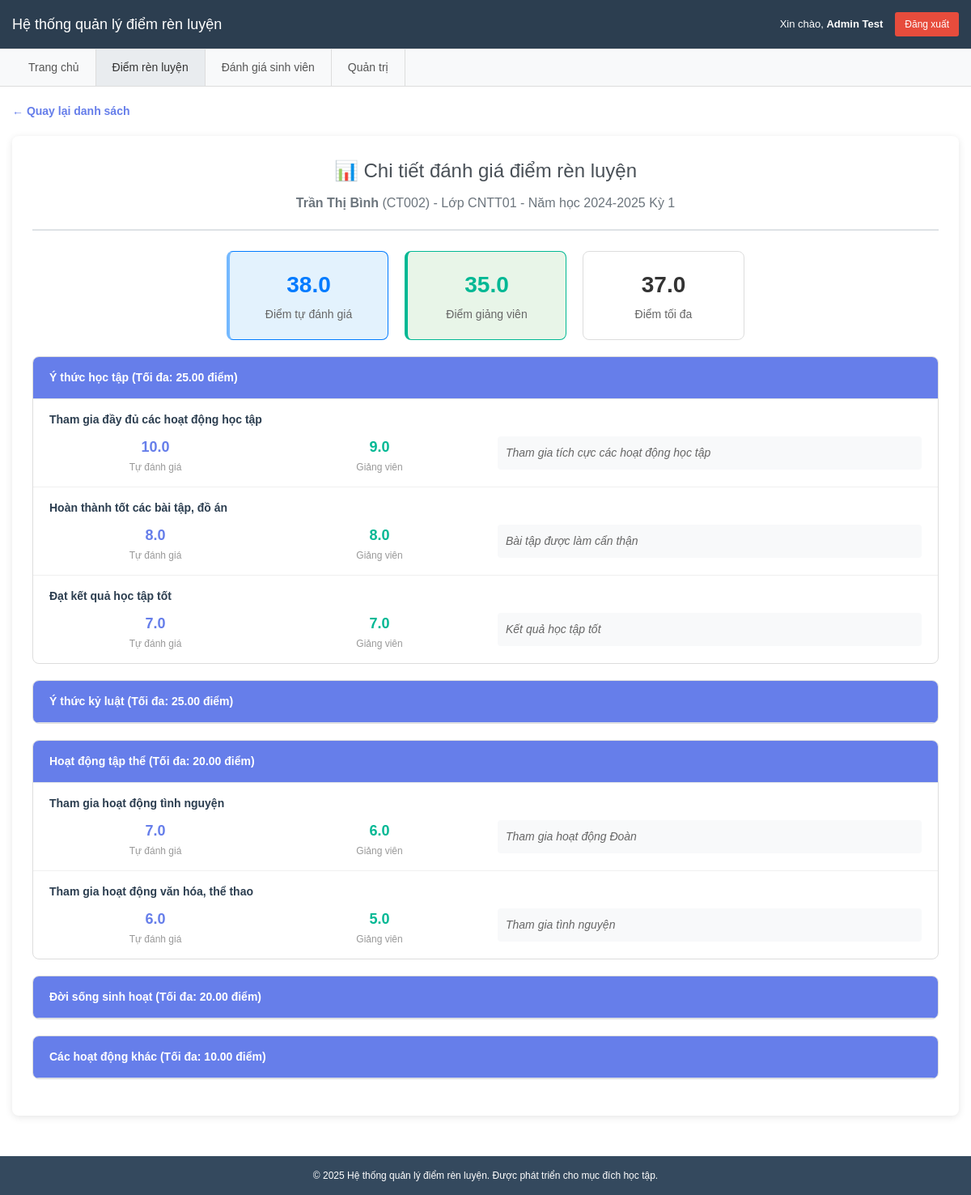
Page /evaluations.php?eval_id=2 (signed in) on the committed database.
### tables this page shows
CREATE TABLE IF NOT EXISTS evaluations (
  id BIGINT UNSIGNED PRIMARY KEY AUTO_INCREMENT,
  student_id BIGINT UNSIGNED NOT NULL,
  term_id BIGINT UNSIGNED NOT NULL,
  status ENUM('draft','submitted','approved') NOT NULL DEFAULT 'draft',
  submitted_at DATETIME NULL,
  approved_at DATETIME NULL,
  approved_by BIGINT UNSIGNED NULL,
  note VARCHAR(500) NULL,
  created_at TIMESTAMP NULL DEFAULT CURRENT_TIMESTAMP,
  updated_at TIMESTAMP NULL DEFAULT CURRENT_TIMESTAMP ON UPDATE CURRENT_TIMESTAMP,
  UNIQUE KEY uq_eval (student_id, term_id),
  CONSTRAINT fk_ev_student FOREIGN KEY (student_id) REFERENCES students(id),
  CONSTRAINT fk_ev_term FOREIGN KEY (term_id) REFERENCES terms(id),
  CONSTRAINT fk_ev_approver FOREIGN KEY (approved_by) REFERENCES lecturers(id)
);

CREATE TABLE IF NOT EXISTS students (
  id BIGINT UNSIGNED PRIMARY KEY AUTO_INCREMENT,
  class_id BIGINT UNSIGNED NOT NULL,
  student_code VARCHAR(50) NOT NULL UNIQUE,
  full_name VARCHAR(255) NOT NULL,
  email VARCHAR(191) NULL UNIQUE,
  created_at TIMESTAMP NULL DEFAULT CURRENT_TIMESTAMP,
  updated_at TIMESTAMP NULL DEFAULT CURRENT_TIMESTAMP ON UPDATE CURRENT_TIMESTAMP,
  CONSTRAINT fk_students_class FOREIGN KEY (class_id) REFERENCES classes(id)
);

CREATE TABLE IF NOT EXISTS classes (
  id BIGINT UNSIGNED PRIMARY KEY AUTO_INCREMENT,
  faculty_id BIGINT UNSIGNED NOT NULL,
  code VARCHAR(50) NOT NULL UNIQUE,
  name VARCHAR(255) NOT NULL,
  homeroom_lecturer_id BIGINT UNSIGNED NULL,
  created_at TIMESTAMP NULL DEFAULT CURRENT_TIMESTAMP,
  updated_at TIMESTAMP NULL DEFAULT CURRENT_TIMESTAMP ON UPDATE CURRENT_TIMESTAMP,
  CONSTRAINT fk_classes_faculty FOREIGN KEY (faculty_id) REFERENCES faculties(id),
  CONSTRAINT fk_classes_homeroom FOREIGN KEY (homeroom_lecturer_id) REFERENCES lecturers(id)
);

CREATE TABLE IF NOT EXISTS terms (
  id BIGINT UNSIGNED PRIMARY KEY AUTO_INCREMENT,
  academic_year VARCHAR(9) NOT NULL,
  term_no TINYINT UNSIGNED NOT NULL,
  status ENUM('upcoming','open','closed') NOT NULL DEFAULT 'upcoming',
  start_date DATE NOT NULL,
  end_date DATE NOT NULL,
  created_at TIMESTAMP NULL DEFAULT CURRENT_TIMESTAMP,
  updated_at TIMESTAMP NULL DEFAULT CURRENT_TIMESTAMP ON UPDATE CURRENT_TIMESTAMP,
  UNIQUE KEY uq_terms (academic_year, term_no),
  CHECK (start_date <= end_date)
);

CREATE TABLE IF NOT EXISTS criteria (
  id BIGINT UNSIGNED PRIMARY KEY AUTO_INCREMENT,
  parent_id BIGINT UNSIGNED NULL,
  name VARCHAR(255) NOT NULL,
  max_point DECIMAL(6,2) NULL,
  order_no INT NOT NULL DEFAULT 0,
  is_active TINYINT(1) NOT NULL DEFAULT 1,
  created_at TIMESTAMP NULL DEFAULT CURRENT_TIMESTAMP,
  updated_at TIMESTAMP NULL DEFAULT CURRENT_TIMESTAMP ON UPDATE CURRENT_TIMESTAMP,
  CONSTRAINT fk_cr_parent FOREIGN KEY (parent_id) REFERENCES criteria(id) ON DELETE SET NULL
);

CREATE TABLE IF NOT EXISTS evaluation_items (
  id BIGINT UNSIGNED PRIMARY KEY AUTO_INCREMENT,
  evaluation_id BIGINT UNSIGNED NOT NULL,
  criterion_id BIGINT UNSIGNED NOT NULL,
  self_score DECIMAL(6,2) NULL,
  lecturer_score DECIMAL(6,2) NULL,
  note VARCHAR(300) NULL,
  created_at TIMESTAMP NULL DEFAULT CURRENT_TIMESTAMP,
  updated_at TIMESTAMP NULL DEFAULT CURRENT_TIMESTAMP ON UPDATE CURRENT_TIMESTAMP,
  UNIQUE KEY uq_evi (evaluation_id, criterion_id),
  CONSTRAINT fk_evi_eval FOREIGN KEY (evaluation_id) REFERENCES evaluations(id) ON DELETE CASCADE,
  CONSTRAINT fk_evi_criterion FOREIGN KEY (criterion_id) REFERENCES criteria(id),
  CHECK (COALESCE(self_score,0) >= 0 AND COALESCE(lecturer_score,0) >= 0)
);

### evaluations.php (the view, shortened to what this page needs)
<?php
require_once 'config.php';
$user_name = $_SESSION['user_name'];
$user_role = $_SESSION['user_role'];
$current_student = null;
$evaluation_detail = null;
$evaluation_items = [];
$criteria = [];
$detail_eval_id = isset($_GET['eval_id']) ? (int)$_GET['eval_id'] : 0;
if (!empty($detail_eval_id)) {
    try {
        $detail_stmt = $pdo->prepare("
            SELECT e.*, s.student_code, s.full_name as student_name,
                   c.code as class_code, c.name as class_name,
                   t.academic_year, t.term_no, t.status as term_status
            FROM evaluations e
            JOIN students s ON e.student_id = s.id
            JOIN terms t ON e.term_id = t.id
            LEFT JOIN classes c ON s.class_id = c.id
            WHERE e.id = ?
        ");
        $detail_stmt->execute([$detail_eval_id]);
        $evaluation_detail = $detail_stmt->fetch(PDO::FETCH_ASSOC);
        if ($evaluation_detail) {
            if ($user_role === 'student' && $current_student && $evaluation_detail['student_id'] != $current_student['id']) {
                $error_message = "Bạn không có quyền xem đánh giá này!";
                $evaluation_detail = null;
            } else {
                $criteria_stmt = $pdo->query("
                    SELECT id, parent_id, name, max_point, order_no
                    FROM criteria
                    WHERE is_active = 1
                    ORDER BY order_no, id
                ");
                $all_criteria = $criteria_stmt->fetchAll(PDO::FETCH_ASSOC);
                $parent_criteria = [];
                $child_criteria = [];
                foreach ($all_criteria as $criterion) {
                    if (empty($criterion['parent_id'])) {
                        $parent_criteria[] = $criterion;
                    } else {
                        $child_criteria[$criterion['parent_id']][] = $criterion;
                    }
                }
                $criteria = ['parent' => $parent_criteria, 'child' => $child_criteria];
                $items_stmt = $pdo->prepare("
                    SELECT ei.*, c.name as criterion_name, c.max_point, c.parent_id
                    FROM evaluation_items ei
                    JOIN criteria c ON ei.criterion_id = c.id
                    WHERE ei.evaluation_id = ?
                    ORDER BY c.order_no, c.id
                ");
                $items_stmt->execute([$detail_eval_id]);
                $items_result = $items_stmt->fetchAll(PDO::FETCH_ASSOC);
                foreach ($items_result as $item) {
                    $evaluation_items[$item['criterion_id']] = $item;
                }
            }
        }
    } catch (PDOException $e) {
        $error_message = "Lỗi lấy chi tiết đánh giá: " . $e->getMessage();
    }
}
?>
<!DOCTYPE html>
<html lang="vi">
<head>
    <link rel="stylesheet" href="style.css">
</head>
<body>
    <header class="header">
        <div class="container">
            <h1>Hệ thống quản lý điểm rèn luyện</h1>
            <div class="user-info">
                <span>Xin chào, <strong><?php echo htmlspecialchars($user_name); ?></strong></span>
                <a href="?logout=1" class="btn-logout">Đăng xuất</a>
            </div>
        </div>
    </header>
    <nav class="nav-menu">
        <div class="container">
            <ul class="menu-list">
                <li><a href="index.php">Trang chủ</a></li>
                <?php if ($user_role === 'student'): ?>
                    <li><a href="students.php">Tự đánh giá</a></li>
                    <li><a href="evaluations.php" class="active">Xem kết quả</a></li>
                <?php else: ?>
                    <li><a href="evaluations.php" class="active">Điểm rèn luyện</a></li>
                    <li><a href="lecturer_evaluation.php">Đánh giá sinh viên</a></li>
                    <?php if ($user_role === 'admin'): ?>
                        <li><a href="admin.php">Quản trị</a></li>
                    <?php endif; ?>
                <?php endif; ?>
            </ul>
        </div>
    </nav>
    <main class="main-content">
        <div class="container">
            <?php if (!empty($evaluation_detail)): ?>
                <a href="evaluations.php" class="back-link">← Quay lại danh sách</a>
                <section class="evaluation-detail">
                    <div class="page-header">
                        <h2>📊 Chi tiết đánh giá điểm rèn luyện</h2>
                        <p>
                            <strong><?php echo htmlspecialchars($evaluation_detail['student_name']); ?></strong>
                            (<?php echo htmlspecialchars($evaluation_detail['student_code']); ?>) -
                            Lớp <?php echo htmlspecialchars($evaluation_detail['class_code']); ?> -
                            Năm học <?php echo htmlspecialchars($evaluation_detail['academic_year']); ?>
                            Kỳ <?php echo $evaluation_detail['term_no']; ?>
                        </p>
                    </div>
                    <?php
                    $total_self = 0;
                    $total_lecturer = 0;
                    $total_max = 0;
                    foreach ($evaluation_items as $item) {
                        $total_self += $item['self_score'] ?? 0;
                        $total_lecturer += $item['lecturer_score'] ?? 0;
                        $total_max += $item['max_point'] ?? 0;
                    }
                    ?>
                    <div class="score-comparison">
                        <div class="score-box self">
                            <div class="score-number"><?php echo number_format($total_self, 1); ?></div>
                            <div class="score-label">Điểm tự đánh giá</div>
                        </div>
                        <div class="score-box lecturer">
                            <div class="score-number"><?php echo number_format($total_lecturer, 1); ?></div>
                            <div class="score-label">Điểm giảng viên</div>
                        </div>
                        <div class="score-box">
                            <div class="score-number"><?php echo number_format($total_max, 1); ?></div>
                            <div class="score-label">Điểm tối đa</div>
                        </div>
                    </div>
                    <?php foreach ($criteria['parent'] as $parent): ?>
                        <div class="criteria-detail">
                            <div class="criteria-header">
                                <?php echo htmlspecialchars($parent['name']); ?>
                                <?php if ($parent['max_point']): ?>
                                    (Tối đa: <?php echo $parent['max_point']; ?> điểm)
                                <?php endif; ?>
                            </div>
                            <?php if (isset($criteria['child'][$parent['id']])): ?>
                                <?php foreach ($criteria['child'][$parent['id']] as $child): ?>
                                    <?php if (isset($evaluation_items[$child['id']])): ?>
                                        <?php $item = $evaluation_items[$child['id']]; ?>
                                        <div class="criteria-item">
                                            <div class="item-name"><?php echo htmlspecialchars($child['name']); ?></div>
                                            <div class="item-scores">
                                                <div class="score-item">
                                                    <span class="score-value"><?php echo number_format($item['self_score'] ?? 0, 1); ?></span>
                                                    <span class="score-max">Tự đánh giá</span>
                                                </div>
                                                <div class="score-item">
                                                    <span class="score-value" style="color: #00b894;">
                                                        <?php echo number_format($item['lecturer_score'] ?? 0, 1); ?>
                                                    </span>
                                                    <span class="score-max">Giảng viên</span>
                                                </div>
                                                <div class="item-note">
                                                    <?php if (!empty($item['note'])): ?>
                                                        <?php echo htmlspecialchars($item['note']); ?>
                                                    <?php else: ?>
                                                        <em>Không có ghi chú</em>
                                                    <?php endif; ?>
                                                </div>
                                            </div>
                                        </div>
                                    <?php endif; ?>
                                <?php endforeach; ?>
                            <?php endif; ?>
                        </div>
                    <?php endforeach; ?>
                </section>
            <?php endif; ?>
        </div>
    </main>
    <footer class="footer">
        <div class="container">
            <p>&copy; 2025 Hệ thống quản lý điểm rèn luyện. Được phát triển cho mục đích học tập.</p>
        </div>
    </footer>
</body>
</html>

### style.css (style rules this page uses)
* { margin: 0; padding: 0; box-sizing: border-box; }
body { font-family: Arial, sans-serif; line-height: 1.5; color: #333; background-color: #ffffff; font-size: 14px; }
.container { max-width: 1200px; margin: 0 auto; padding: 0 15px; }
.header { background-color: #2c3e50; color: white; padding: 15px 0; border-bottom: 1px solid #ddd; }
.header .container { display: flex; justify-content: space-between; align-items: center; flex-wrap: wrap; }
.header h1 { font-size: 18px; font-weight: normal; }
.user-info { display: flex; align-items: center; gap: 15px; flex-wrap: wrap; font-size: 13px; }
.btn-logout { background-color: #e74c3c; color: white; padding: 6px 12px; border-radius: 3px; text-decoration: none; font-size: 12px; }
.nav-menu { background-color: #f8f9fa; border-bottom: 1px solid #ddd; padding: 0; }
.menu-list { list-style: none; display: flex; margin: 0; padding: 0; }
.menu-list li a { display: block; padding: 12px 20px; text-decoration: none; color: #555; border-right: 1px solid #ddd; }
.menu-list li a:hover, .menu-list li a.active { background-color: #e9ecef; color: #333; }
.main-content { min-height: 70vh; padding: 20px 0; }
.page-header { text-align: center; margin-bottom: 30px; }
.page-header h2 { color: #333; font-size: 24px; margin-bottom: 5px; font-weight: normal; }
.page-header p { color: #666; font-size: 14px; }
.criteria-item { padding: 15px; border-bottom: 1px solid #f8f9fa; }
.criteria-item:last-child { border-bottom: none; }
.footer { background-color: #34495e; color: white; text-align: center; padding: 15px 0; margin-top: 30px; font-size: 12px; }
.criteria-header { background: #f8f9fa; padding: 15px 20px; border-bottom: 1px solid #ddd; display: flex; justify-content: space-between; align-items: center; }
.criteria-item { padding: 20px; border-bottom: 1px solid #f0f0f0; }
.back-link { display: inline-block; color: #007bff; text-decoration: none; margin-bottom: 20px; font-weight: 500; }
.evaluation-detail { background: white; border-radius: 8px; padding: 25px; box-shadow: 0 2px 10px rgba(0,0,0,0.1); }
.evaluation-detail .page-header { border-bottom: 2px solid #dee2e6; padding-bottom: 20px; margin-bottom: 25px; }
.evaluation-detail .page-header h2 { color: #495057; margin-bottom: 10px; }
.evaluation-detail .page-header p { color: #6c757d; margin: 0; font-size: 16px; }
.score-comparison { display: flex; gap: 20px; margin-bottom: 30px; justify-content: center; }
.score-box { flex: 1; max-width: 200px; background: #f8f9fa; border: 1px solid #dee2e6; border-radius: 8px; padding: 20px; text-align: center; }
.score-box.self { border-color: #007bff; background: #e3f2fd; }
.score-box.lecturer { border-color: #00b894; background: #e8f5e8; }
.score-number { font-size: 2.5em; font-weight: bold; margin-bottom: 5px; }
.score-box.self .score-number { color: #007bff; }
.score-box.lecturer .score-number { color: #00b894; }
.score-label { font-size: 14px; color: #6c757d; font-weight: 500; }
.criteria-detail { margin-bottom: 25px; border: 1px solid #dee2e6; border-radius: 8px; overflow: hidden; }
.criteria-header { background: #f8f9fa; padding: 15px 20px; font-weight: 600; color: #495057; border-bottom: 1px solid #dee2e6; }
.criteria-item { padding: 15px 20px; border-bottom: 1px solid #f1f3f4; }
.item-name { font-weight: 500; color: #495057; margin-bottom: 10px; }
.item-scores { display: flex; gap: 20px; align-items: center; flex-wrap: wrap; }
.score-item { display: flex; flex-direction: column; align-items: center; min-width: 100px; }
.score-value { font-size: 1.4em; font-weight: bold; color: #007bff; }
.score-max { font-size: 12px; color: #6c757d; margin-top: 2px; }
.item-note { flex: 1; background: #f8f9fa; padding: 8px 12px; border-radius: 4px; font-size: 14px; color: #6c757d; font-style: italic; min-width: 200px; }
.score-comparison { display: grid; grid-template-columns: 1fr 1fr; gap: 20px; margin-bottom: 15px; }

### rows in the picture
evaluations: student.full_name "Trần Thị Bình", student.student_code "CT002", classes.code "CNTT01", term.academic_year "2024-2025", term.term_no "1"
criteria: name "Ý thức học tập", max_point "25.00"
criteria: name "Tham gia đầy đủ các hoạt động học tập", id.self_score "10.0", id.lecturer_score "9.0", id.note "Tham gia tích cực các hoạt động học tập"
criteria: name "Hoàn thành tốt các bài tập, đồ án", id.self_score "8.0", id.lecturer_score "8.0", id.note "Bài tập được làm cẩn thận"
criteria: name "Đạt kết quả học tập tốt", id.self_score "7.0", id.lecturer_score "7.0", id.note "Kết quả học tập tốt"
criteria: name "Ý thức kỷ luật", max_point "25.00"
criteria: name "Hoạt động tập thể", max_point "20.00"
criteria: name "Tham gia hoạt động tình nguyện", id.self_score "7.0", id.lecturer_score "6.0", id.note "Tham gia hoạt động Đoàn"
criteria: name "Tham gia hoạt động văn hóa, thể thao", id.self_score "6.0", id.lecturer_score "5.0", id.note "Tham gia tình nguyện"
criteria: name "Đời sống sinh hoạt", max_point "20.00"
criteria: name "Các hoạt động khác", max_point "10.00"

### other values in the picture
$user_name "Admin Test"
$total_self "38.0"
$total_lecturer "35.0"
$total_max "37.0"
